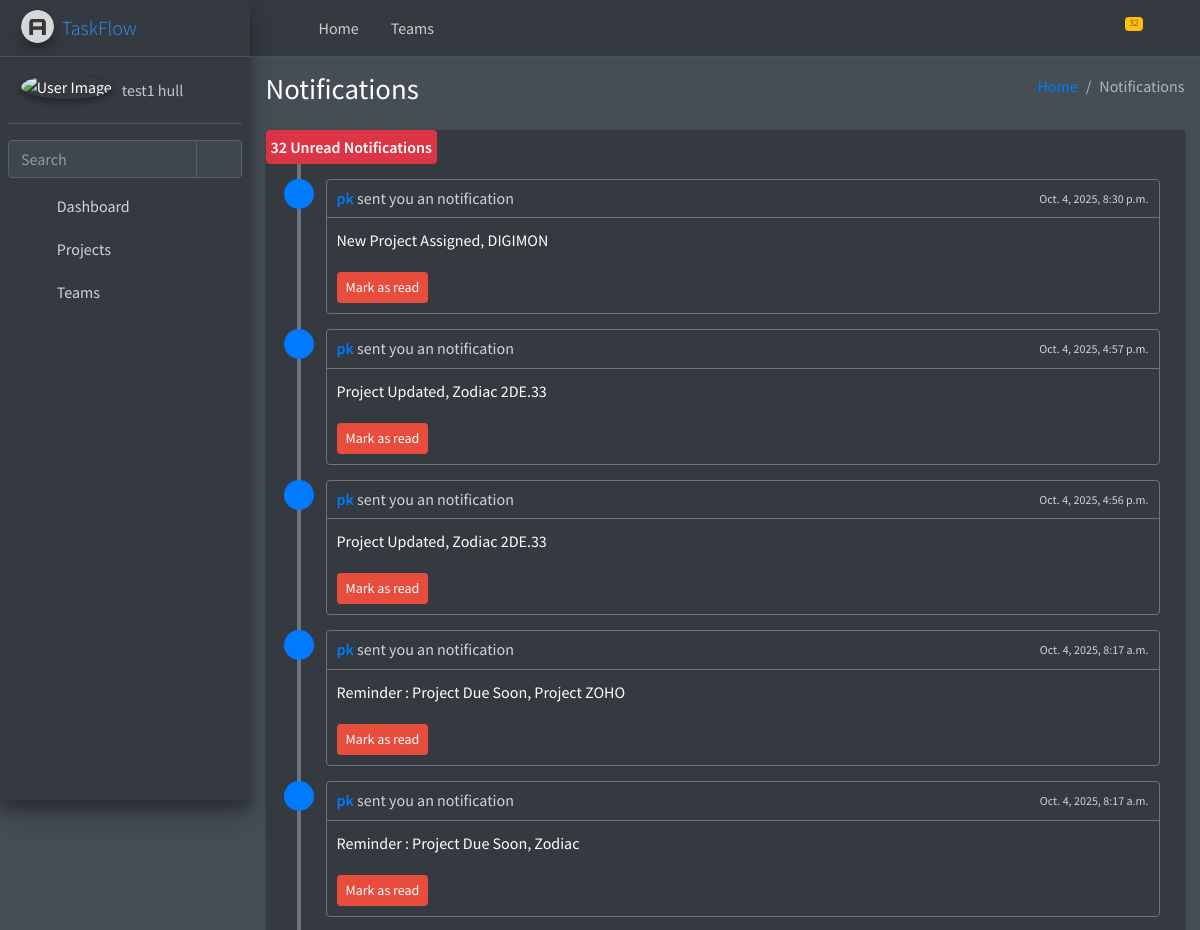
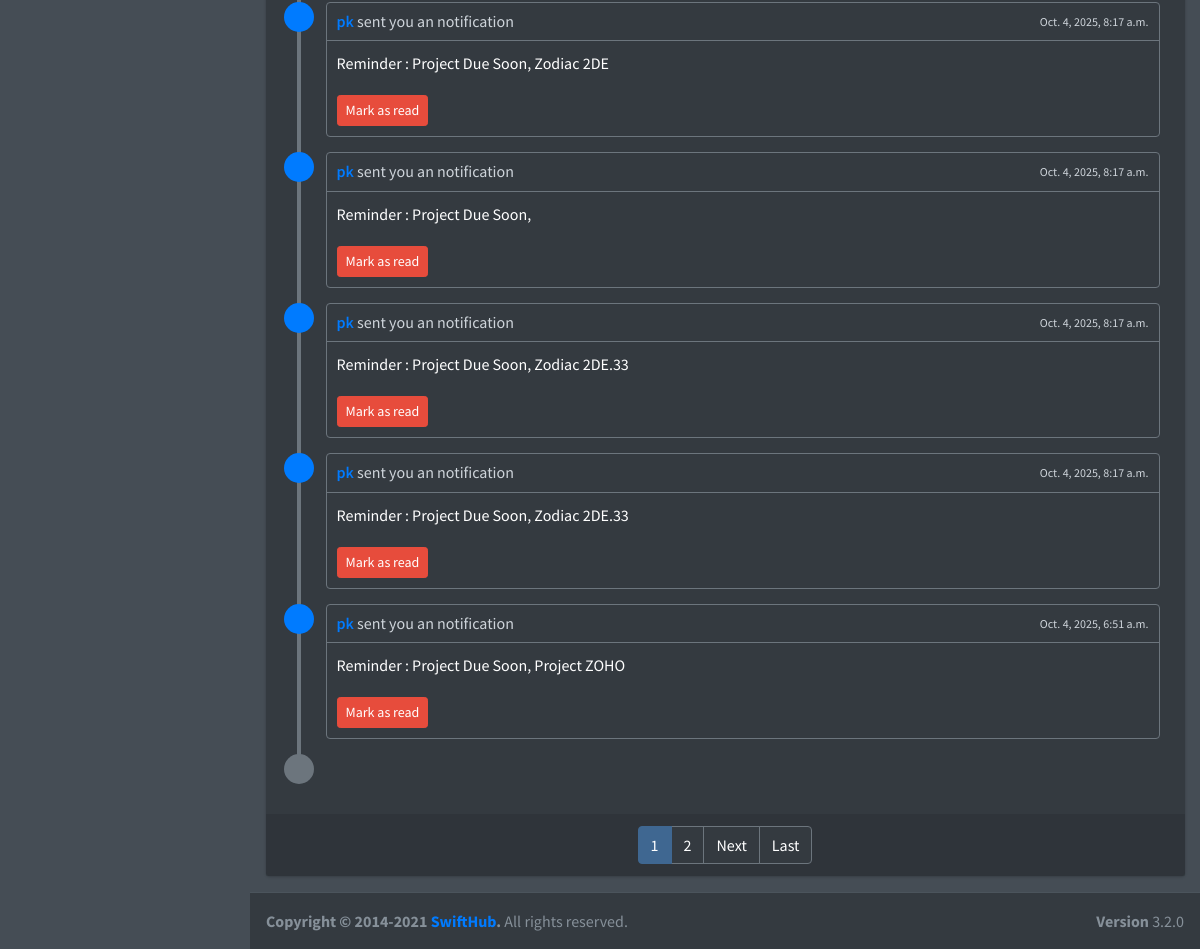
The app's page /notifications/ (signed in) with its own data (2 pictures, top to bottom).
### accounts/models.py (models this page shows, shortened)
class Profile(models.Model):
    user=models.OneToOneField(User,on_delete=models.CASCADE,related_name='profile')
    job_title = models.CharField(max_length=255,blank=True,null=True)
    profile_picture = models.ImageField(upload_to=profile_image_path_location,blank=True,null=True)
    bio = models.TextField(blank=True,null=True)
    phone_number = PhoneNumberField(blank=True,null=True,unique=True)
    location = models.CharField(max_length=255,blank=True,null=True)
    date_of_birth = models.DateField(blank=True,null=True)
    join_date = models.DateField(auto_now_add=True)
    @property
    def profile_picture_url(self):
        try:
            url = self.profile_picture.url
        except:
            url = "https://www.shutterstock.com/image-vector/user-profile-icon-vector-avatar-600nw-2558760599.jpg"
        return url
    @property
    def full_name(self):
        return self.user.get_full_name() if self.user.get_full_name() else self.user.get_username()

### notifications/models.py (models this page shows, shortened)
class Notification(models.Model):
    recipient = models.ForeignKey(User,on_delete=models.CASCADE,related_name="notifications")
    actor = models.ForeignKey(User,on_delete=models.CASCADE,related_name="actions")
    verb = models.CharField(max_length=255)
    content_type = models.ForeignKey(ContentType, on_delete=models.CASCADE)
    object_id = models.CharField(max_length=255)
    content_object = GenericForeignKey('content_type', 'object_id')
    created_at = models.DateTimeField(auto_now_add=True)
    read = models.BooleanField(default=False)
    objects = NotificationManager()
    class Meta:
        ordering = ['-created_at']

### notifications/views.py (the view, shortened to what this page needs)
# urls.py: path('', NotificationListView.as_view(), name='notification-list'),
class NotificationListView(ListView):
    model = Notification
    context_object_name = 'notifications'
    template_name = 'notifications/notification_list.html'
    paginate_by = 10
    def get_context_data(self, **kwargs):
        context = super().get_context_data(**kwargs)
        latest_notifications = self.request.user.notifications.unread(self.request.user)
        context['latest_notifications'] = latest_notifications[:5]
        context['notification_count'] = latest_notifications.count()
        context["header_text"] = "Notifications"
        context["title"] = "All Notifications"
        return context
    def get_queryset(self):
        return self.request.user.notifications.unread(self.request.user)

### notifications/models.py (called while the page is built)
    def unread(self,user):
        return self.filter(read=False).exclude(actor=user)

### notifications/templates/notifications/notification_list.html (shortened to what this page needs)
{% extends "base.html" %}
{% block content %}
<div class="container-fluid">
    <div class="row">
      <div class="col-12">
        <div class="card">
           <div class="timeline timeline-inverse">
            <div class="time-label">
              <span class="bg-danger">
               {{ notification_count }} Unread Notifications
              </span>
            </div>
            {% for notification in notifications %}
            <div>
              <i class="fas fa-envelope bg-primary"></i>
              <div class="timeline-item">
                <span class="time"><i class="far fa-clock"></i> {{ notification.created_at}}</span>
                <h3 class="timeline-header"><a href="#">{{ notification.actor.profile.full_name }}</a> sent you an notification</h3>
                <div class="timeline-body">
                  {{ notification.verb }}
                </div>
                <div class="timeline-footer">
                  <form method="post" action="{% url 'notifications:mark-as-read' notification.id %}">
                  <button  type="submit" class="btn btn-danger btn-sm">Mark as read</button>
                </form>
                </div>
              </div>
            </div>
            {% endfor %}
            <div>
              <i class="far fa-clock bg-gray"></i>
            </div>
          </div>
          {% include "components/paginator.html" %}
        </div>
      </div>
    </div>
  </div>
{% endblock %}

### templates/base.html (shortened to what this page needs)
<!DOCTYPE html>
<html lang="en">
    {% load static %}
<head>
{% include "components/css.html" %}
</head>
<body class="hold-transition dark-mode sidebar-mini layout-fixed layout-navbar-fixed layout-footer-fixed">
<div class="wrapper">
  {% include "components/navbar.html" %}
 {% include "components/sidebar.html" %}
  <div class="content-wrapper">
    {% include 'components/header_content.html' %}
    <section class="content">
      {% block content %}
      {% endblock %}
    </section>
  </div>
  {% include "components/footer.html" %}
</div>
</body>
</html>

### templates/components/css.html (shortened to what this page needs)
{% load static %}
  <link rel="stylesheet" href="{% static 'plugins/fontawesome-free/css/all.min.css' %} ">
  <link rel="stylesheet" href="{% static 'plugins/overlayScrollbars/css/OverlayScrollbars.min.css' %} ">
  <link rel="stylesheet" href="{% static 'dist/css/adminlte.min.css' %} ">
<link rel="stylesheet" href="https://cdnjs.cloudflare.com/ajax/libs/tempusdominus-bootstrap-4/5.39.0/css/tempusdominus-bootstrap-4.min.css"/>

### templates/components/navbar.html (shortened to what this page needs)
<nav class="main-header navbar navbar-expand navbar-dark">
    <ul class="navbar-nav">
      <li class="nav-item">
        <a class="nav-link" data-widget="pushmenu" href="#" role="button"><i class="fas fa-bars"></i></a>
      </li>
      <li class="nav-item d-none d-sm-inline-block">
        <a href="dashboard.html" class="nav-link">Home</a>
      </li>
      <li class="nav-item d-none d-sm-inline-block">
        <a href="#" class="nav-link">Teams</a>
      </li>
    </ul>
    <ul class="navbar-nav ml-auto">
      <li class="nav-item">
        <a class="nav-link" data-widget="navbar-search" href="#" role="button">
          <i class="fas fa-search"></i>
        </a>
      </li>
      <li class="nav-item dropdown">
        <a class="nav-link" data-toggle="dropdown" href="#">
          <span class="badge badge-warning navbar-badge">{{notification_count}}</span>
        </a>
      </li>
      <li class="nav-item">
        <a class="nav-link" data-widget="fullscreen" href="#" role="button">
          <i class="fas fa-expand-arrows-alt"></i>
        </a>
      </li>
    </ul>
  </nav>

### templates/components/sidebar.html (shortened to what this page needs)
{% load static %}
<aside class="main-sidebar sidebar-dark-primary elevation-4">
    <a href="{% url 'accounts:dashboard' %}" class="brand-link">
      <img src="{% static "dist/img/AdminLTELogo.png" %}" alt="AdminLTE Logo" class="brand-image img-circle elevation-3" style="opacity: .8">
      <span class="brand-text font-weight-light">TaskFlow</span>
    </a>
    <div class="sidebar">
      <div class="user-panel mt-3 pb-3 mb-3 d-flex">
        <div class="image">
          <img src="{{ request.user.profile.profile_picture_url }}" class="img-circle elevation-2" alt="User Image">
        </div>
        <div class="info">
          <a href="./pages/examples/profile.html" class="d-block">{{request.user.profile.full_name}}</a>
        </div>
      </div>
      <div class="form-inline">
        <div class="input-group" data-widget="sidebar-search">
          <input class="form-control form-control-sidebar" type="search" placeholder="Search" aria-label="Search">
          <div class="input-group-append">
            <button class="btn btn-sidebar">
              <i class="fas fa-search fa-fw"></i>
            </button>
          </div>
        </div>
      </div>
      <nav class="mt-2">
        <ul class="nav nav-pills nav-sidebar flex-column" data-widget="treeview" role="menu" data-accordion="false">
               <li class="nav-item">
                <a href="{% url 'accounts:dashboard' %}" class="nav-link {% if request.resolver_match.url_name == 'dashboard' %} active {% endif %} ">
                  <i class="nav-icon fas fa-chart-line"></i>
                  <p>Dashboard</p>
                </a>
              </li>
                <li class="nav-item">
                  <a href="#" class="nav-link {% if request.resolver_match.url_name == 'create' or  request.resolver_match.url_name == 'list_filtered' or request.resolver_match.url_name == 'list'%} active {% endif %}">
                    <i class="nav-icon fas fa-project-diagram"></i>
                    <p>
                      Projects
                      <i class="fas fa-angle-left right"></i>
                    </p>
                  </a>
                </li>
              <li class="nav-item">
                <a href="#" class="nav-link">
                  <i class="nav-icon fas fa-users"></i>
                  <p>
                    Teams
                    <i class="fas fa-angle-left right"></i>
                  </p>
                </a>
              </li>
        </ul>
      </nav>
    </div>
  </aside>

### templates/components/header_content.html
<div class="content-header">
      <div class="container-fluid">
        <div class="row mb-2">
          <div class="col-sm-6">
            <h1 class="m-0">{{header_text}}</h1>
          </div>
          <div class="col-sm-6">
            <ol class="breadcrumb float-sm-right">
              <li class="breadcrumb-item"><a href="#">Home</a></li>
              <li class="breadcrumb-item active">{{header_text}}</li>
            </ol>
          </div>
        </div>
      </div>
    </div>

### templates/components/paginator.html (shortened to what this page needs)
<div class="card-footer">
    <nav aria-label="Contacts Page Navigation">
        <ul class="pagination justify-content-center m-0">
            {% for num in page_obj.paginator.page_range %}
                {% if num >= page_obj.number|add:"-1" and num <= page_obj.number|add:"1" %}
                    <li class="page-item {% if page_obj.number == num %}active{% endif %}">
                        <a class="page-link" href="?page={{ num }}" style="color: white;">{{ num }}</a>
                    </li>
                {% endif %}
            {% endfor %}
            {% if page_obj.has_next %}
                <li class="page-item">
                    <a class="page-link" href="?page={{ page_obj.next_page_number }}" style="color: white;">Next</a>
                </li>
                <li class="page-item">
                    <a class="page-link" href="?page={{ page_obj.paginator.num_pages }}" style="color: white;">Last</a>
                </li>
            {% endif %}
        </ul>
    </nav>
</div>

### templates/components/footer.html
<footer class="main-footer">
    <strong>Copyright &copy; 2014-2021 <a href="https://adminlte.io">SwiftHub</a>.</strong>
    All rights reserved.
    <div class="float-right d-none d-sm-inline-block">
      <b>Version</b> 3.2.0
    </div>
  </footer>

### templates/components/javascript.html (shortened to what this page needs)
{% load static %}

### records on screen
Notification: created_at "Oct. 4, 2025, 8:30 p.m.", actor.profile.full_name "pk", verb "New Project Assigned, DIGIMON"
Notification: created_at "Oct. 4, 2025, 4:57 p.m.", actor.profile.full_name "pk", verb "Project Updated, Zodiac 2DE.33"
Notification: created_at "Oct. 4, 2025, 4:56 p.m.", actor.profile.full_name "pk", verb "Project Updated, Zodiac 2DE.33"
Notification: created_at "Oct. 4, 2025, 8:17 a.m.", actor.profile.full_name "pk", verb "Reminder : Project Due Soon, Project ZOHO"
Notification: created_at "Oct. 4, 2025, 8:17 a.m.", actor.profile.full_name "pk", verb "Reminder : Project Due Soon, Zodiac"
Notification: created_at "Oct. 4, 2025, 8:17 a.m.", actor.profile.full_name "pk", verb "Reminder : Project Due Soon, Zodiac 2DE"
Notification: created_at "Oct. 4, 2025, 8:17 a.m.", actor.profile.full_name "pk", verb "Reminder : Project Due Soon,"
Notification: created_at "Oct. 4, 2025, 8:17 a.m.", actor.profile.full_name "pk", verb "Reminder : Project Due Soon, Zodiac 2DE.33"
Notification: created_at "Oct. 4, 2025, 8:17 a.m.", actor.profile.full_name "pk", verb "Reminder : Project Due Soon, Zodiac 2DE.33"
Notification: created_at "Oct. 4, 2025, 6:51 a.m.", actor.profile.full_name "pk", verb "Reminder : Project Due Soon, Project ZOHO"

### other values on screen
{{ notification_count }} "32"
{{ request.user.profile.full_name }} "test1 hull"
{{ header_text }} "Notifications"
{{ num }} "1" "2"
